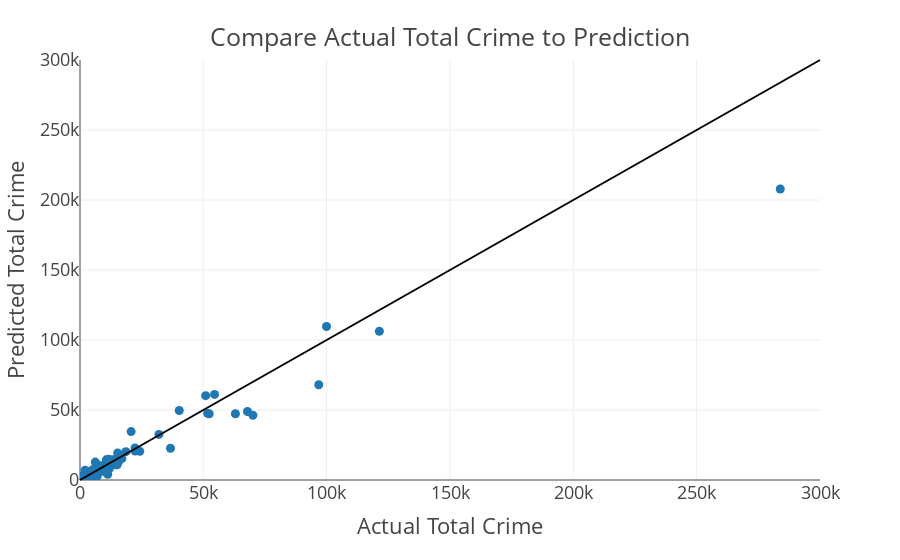

Notebook cell for this chart:
### Code cell
fig = px.scatter(actual_vs_pred, x='actual', y='prediction', template='presentation')
fig.update_layout(xaxis_title="Actual Total Crime", yaxis_title="Predicted Total Crime", xaxis_range=[0,300000], yaxis_range=[0,300000])
fig.update_layout(shapes = [{'type': 'line', 'yref': 'paper', 'xref': 'paper', 'y0': 0, 'y1': 1, 'x0': 0, 'x1': 1}])
fig.update_layout(
    title={
        'text': 'Compare Actual Total Crime to Prediction',
        'y':0.95,
        'x':0.5,
        'xanchor': 'center',
        'yanchor': 'top'})

fig.show()

### Figure 1 — Plotly figure (JSON) as saved in the notebook; plotly's stock layout.template omitted (floating-point values rounded to 4 significant figures; data arrays with more than 128 entries replaced by an {"elided": "..."} marker saying what was removed)
{"data": [{"hovertemplate": "actual=%{x}<br>prediction=%{y}<extra></extra>", "legendgroup": "", "marker": {"color": "#1F77B4", "symbol": "circle"}, "mode": "markers", "name": "", "orientation": "v", "showlegend": false, "type": "scatter", "x": {"elided": "623 int values"}, "xaxis": "x", "y": {"elided": "623 float values"}, "yaxis": "y"}], "layout": {"legend": {"tracegroupgap": 0}, "margin": {"t": 60}, "shapes": [{"type": "line", "x0": 0, "x1": 1, "xref": "paper", "y0": 0, "y1": 1, "yref": "paper"}], "title": {"text": "Compare Actual Total Crime to Prediction", "x": 0.5, "xanchor": "center", "y": 0.95, "yanchor": "top"}, "xaxis": {"anchor": "y", "domain": [0, 1], "range": [0, 300000], "title": {"text": "Actual Total Crime"}}, "yaxis": {"anchor": "x", "domain": [0, 1], "range": [0, 300000], "title": {"text": "Predicted Total Crime"}}}}
